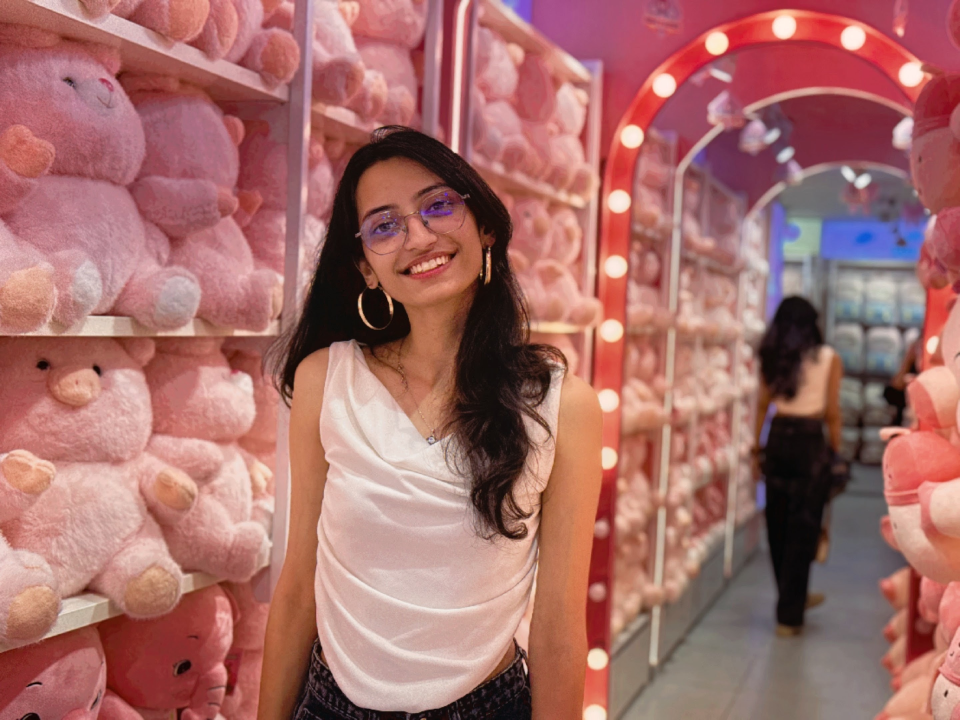
#> input picture me.jpg, 2880 x 2160 px, found by its file name (shown at 1/3 size)
$ python prep_photo_simple.py
#> lines starting #> are read from the running program, lines starting #| are printed output that depends on the picture
from __future__ import annotations

import argparse
from pathlib import Path

from PIL import Image, ImageEnhance, ImageFilter, ImageOps


def prep_for_ascii(source: Path, output: Path) -> None:
    image = Image.open(source).convert("RGB")
#> image is the input picture: PIL image 2880x2160 RGB; mean R, G, B 166, 109.9, 106
    w, h = image.size
#> w = 2880; h = 2160

    # Tight face / upper-body crop tuned for me.jpg composition.
    crop_w = int(w * 0.38)
#> crop_w = 1094
    crop_h = int(h * 0.72)
#> crop_h = 1555
    left = int(w * 0.28)
#> left = 806
    top = int(h * 0.02)
#> top = 43
    portrait = image.crop((left, top, left + crop_w, top + crop_h))
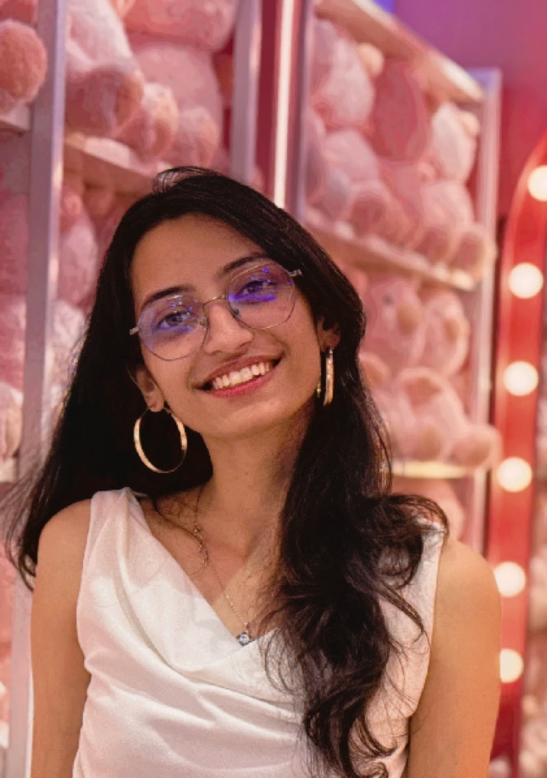
#> portrait: PIL image 1094x1555 RGB (shown at 1/2 size); mean R, G, B 164.8, 107.8, 100.2

    gray = ImageOps.grayscale(portrait)
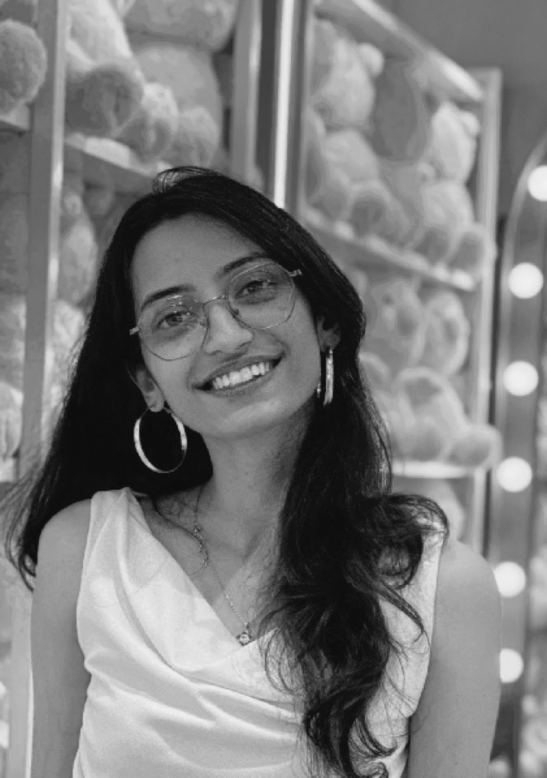
#> gray: PIL image 1094x1555 L (shown at 1/2 size); min 5, max 243, mean 124
    gray = ImageOps.autocontrast(gray, cutoff=3)
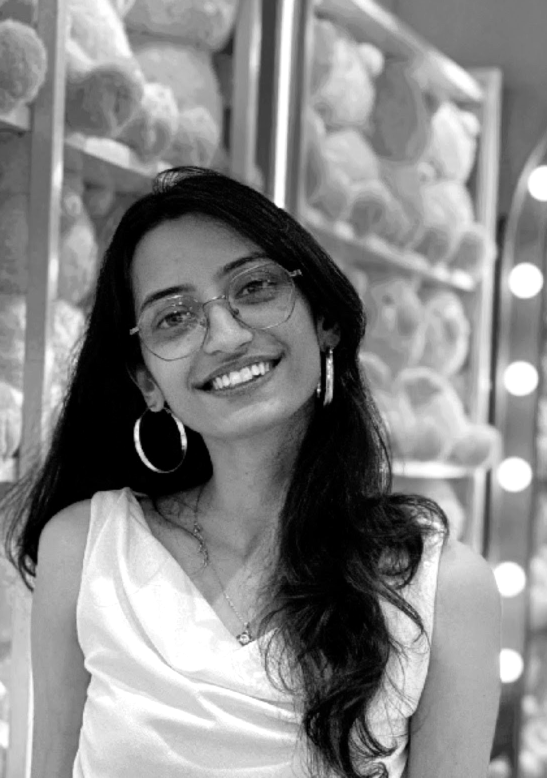
#> gray: PIL image 1094x1555 L (shown at 1/2 size); min 0, max 255, mean 134.3
    gray = ImageEnhance.Contrast(gray).enhance(1.55)
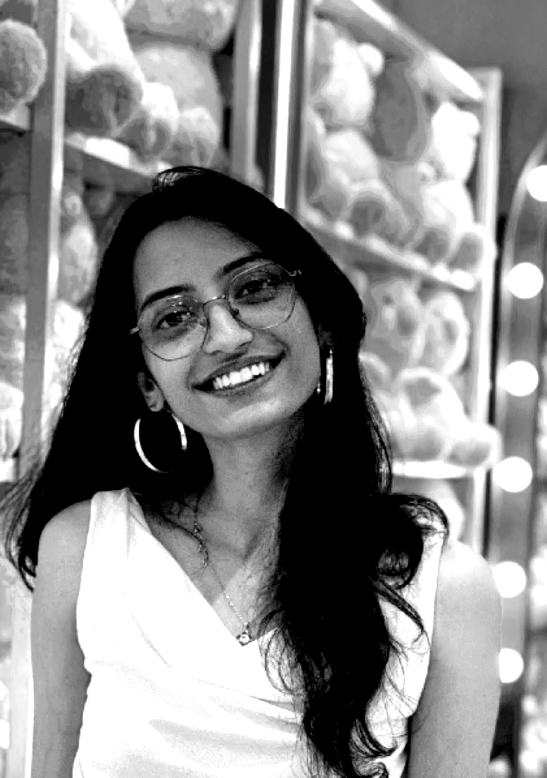
#> gray: PIL image 1094x1555 L (shown at 1/2 size); min 0, max 255, mean 138.8
    gray = gray.filter(ImageFilter.UnsharpMask(radius=1.5, percent=140, threshold=2))
    gray = gray.resize((640, 900), Image.Resampling.LANCZOS)
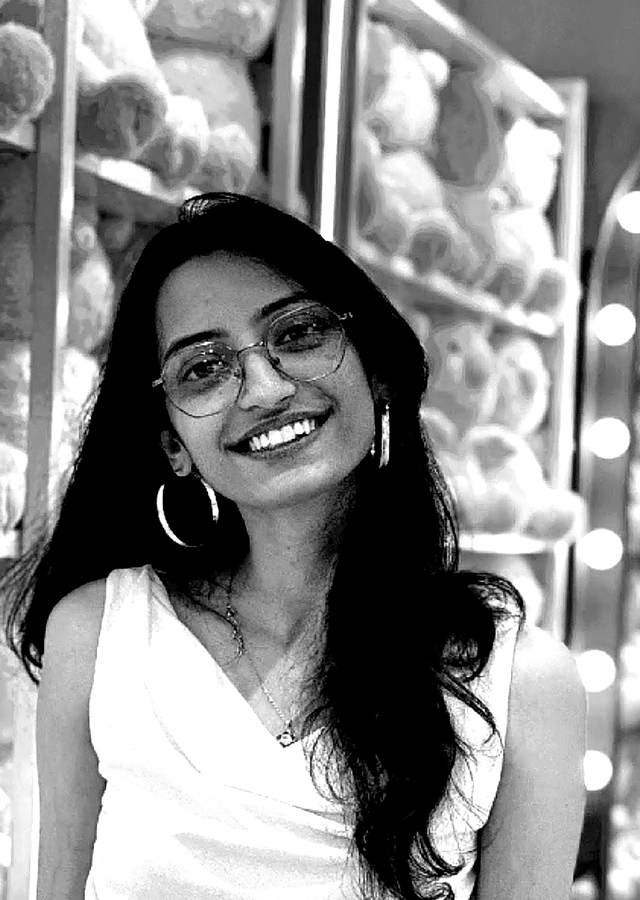
#> gray: PIL image 640x900 L; min 0, max 255, mean 138.8

    output.parent.mkdir(parents=True, exist_ok=True)
    gray.save(output, format="PNG")
#> (the run stopped early here; a loop or call above may not have finished)

$ run again, with assets/persona-photo.jpg copied over me.jpg
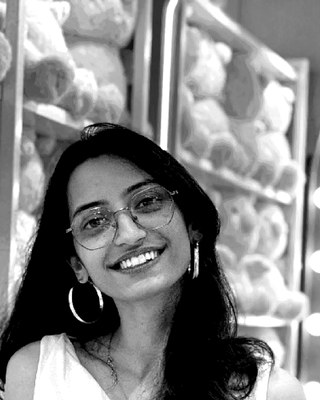
#> input picture assets/persona-photo.jpg, 320 x 400 px, found by its file name
#> in prep_for_ascii, `portrait = image.crop((left, top, left + crop_w, top + crop_h))`:
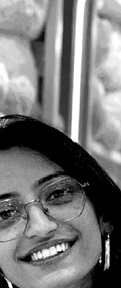
#> portrait: PIL image 121x288 RGB; min 0, max 255, mean 120.6
#> in prep_for_ascii, `gray = gray.resize((640, 900), Image.Resampling.LANCZOS)`:
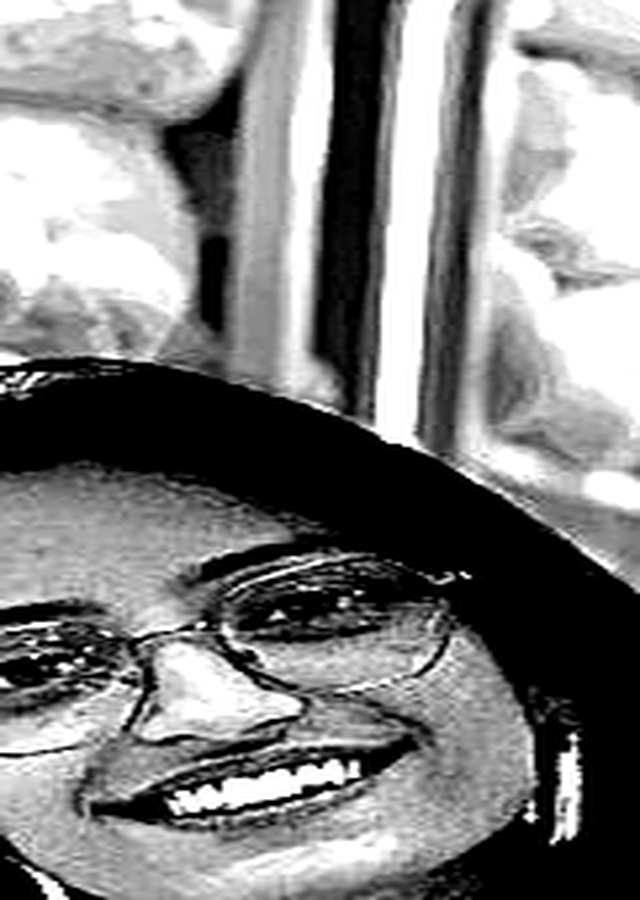
#> gray: PIL image 640x900 L; min 0, max 255, mean 128.8
